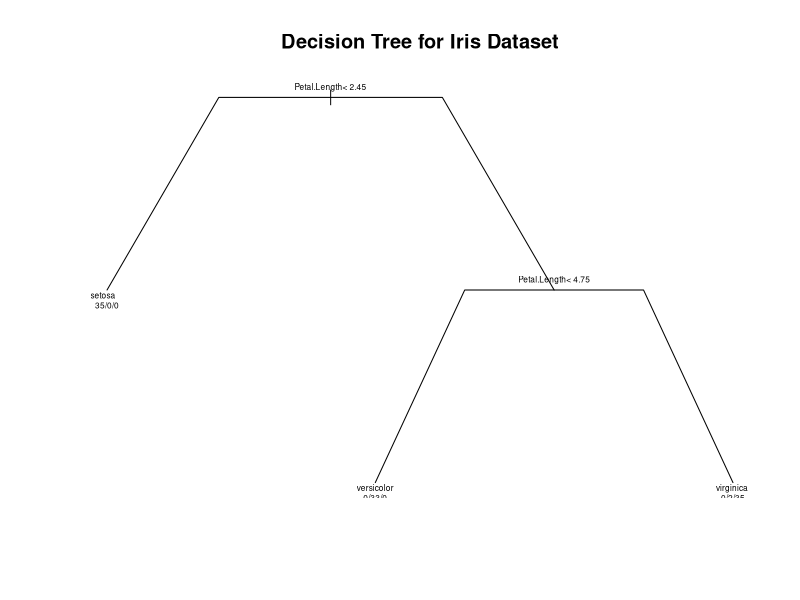

Reproduce this figure in R.
# Load required libraries
library(rpart)
library(e1071)  # Corrected library for SVM
library(caTools)

# Load dataset
data(iris)

# Set seed for reproducibility
set.seed(123)

# Split the dataset (70% training, 30% testing)
split <- sample.split(iris$Species, SplitRatio = 0.7)
train_set <- subset(iris, split == TRUE)
test_set <- subset(iris, split == FALSE)

# Train Decision Tree model
tree_model <- rpart(Species ~ ., data = train_set, method = "class")
print(tree_model)

# Plot the Decision Tree
plot(tree_model, uniform = TRUE, main = "Decision Tree for Iris Dataset", branch = 0.5, compress = TRUE)
text(tree_model, use.n = TRUE, cex = 0.5)

# Train SVM model
svm_model <- svm(Species ~ ., data = train_set, kernel = "radial")
print(svm_model)

# Make predictions using Decision Tree
tree_pred <- predict(tree_model, newdata = test_set, type = "class")
print("Decision Tree Prediction Testing Set: ")
print(tree_pred)

# Make predictions using SVM
svm_pred <- predict(svm_model, newdata = test_set)
print("SVM Prediction Testing Set: ")
print(svm_pred)

# Calculate accuracy for Decision Tree
tree_accuracy <- sum(tree_pred == test_set$Species) / nrow(test_set)
print(paste("Decision Tree Model Accuracy: ", round(tree_accuracy * 100, 2), "%"))

# Calculate accuracy for SVM
svm_accuracy <- sum(svm_pred == test_set$Species) / nrow(test_set)
print(paste("SVM Model Accuracy: ", round(svm_accuracy * 100, 2), "%"))
